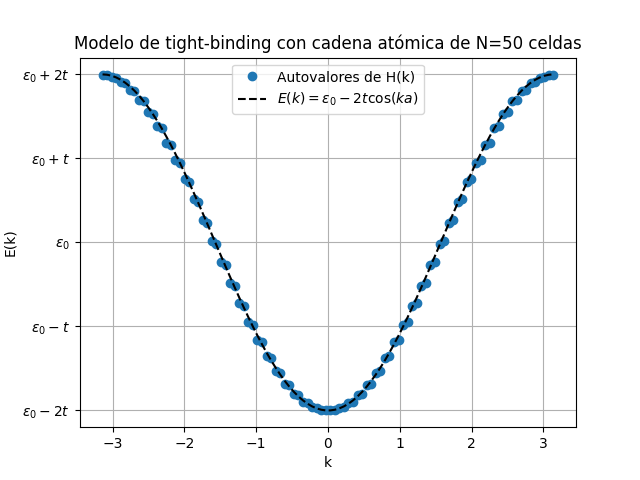

Generate this figure with Python:
import random
import numpy as np
import matplotlib.pyplot as plt

def calcular_estructura_de_bandas(N, a, t, eps, valores_k):
    """
    Calcula la estructura de bandas para un modelo de tight-binding en 1D.

    Parámetros:
        N (int): Número de orbitales atómicos.
        a (float): Espaciado de la red.
        t (float): Parámetro de hopping.
        eps (float): Energía en el sitio.
        valores_k (np.ndarray): Array de valores de k.

    Retorna:
        lista de np.ndarray: Lista de arrays de autovalores para cada valor de k.
    """
    autovalores = []

    for k in valores_k:
        H = np.zeros((N, N), dtype=complex)

        # Término de energía en el sitio
        for i in range(N):
            H[i, i] = eps

        # Términos de hopping con condiciones de contorno periódicas
        for i in range(N):
            H[i, (i+1) % N] = -t * np.exp(1j * k * a)
            H[(i+1) % N, i] = -t * np.exp(-1j * k * a)

        evals = np.linalg.eigvalsh(H)
        autovalores.append(evals)

    return autovalores

def seleccionar_autovalores_aleatorios(autovalores):
    """
    Selecciona un conjunto arbitrario de autovalores de la estructura de bandas calculada.

    Parámetros:
        autovalores (lista de np.ndarray): Lista de arrays de autovalores para cada valor de k.

    Retorna:
        np.ndarray: Array de autovalores seleccionados.
    """
    indice_aleatorio = random.randint(0, len(autovalores) - 1)
    return autovalores[indice_aleatorio]

def aplicar_condiciones_de_contorno_periodicas(autovalores):
    """
    Aplica condiciones de contorno periódicas de manera que E(-k) = E(k).

    Parámetros:
        autovalores (np.ndarray): Array de autovalores.

    Retorna:
        np.ndarray: Array de autovalores con condiciones de contorno periódicas aplicadas.
    """
    return np.concatenate((np.flip(autovalores, 0), autovalores), axis=0)

def calcular_banda_analitica(valores_k, t, eps, a):
    return eps - 2 * t * np.cos(valores_k * a)

def graficar_estructura_de_bandas(valores_k, banda_numerica, t, eps, a, N):
    banda_analitica = calcular_banda_analitica(valores_k, t, eps, a)

    fig, axs = plt.subplots()
    axs.plot(valores_k, banda_numerica, 'o', label=f'Autovalores de H(k)')
    axs.plot(valores_k, banda_analitica, label=r'$E(k) = \epsilon_0 - 2t\cos(ka)$', linestyle='--', color='black')
    axs.set_yticks([eps-2.*t, eps-t, eps, eps+t, eps+2.*t])
    axs.set_yticklabels(['$\epsilon_0-2t$', '$\epsilon_0-t$', '$\epsilon_0$', '$\epsilon_0+t$', '$\epsilon_0+2t$'])
    axs.set_xlabel('k')
    axs.set_ylabel('E(k)')
    axs.set_title(f'Modelo de tight-binding con cadena atómica de N={N} celdas')
    axs.legend()
    axs.grid(True)

    fig.savefig('tight_binding.png')

# Parámetros
N = 50      # Número de orbitales atómicos
a = 1       # Espaciado de la red
t = 0.5     # Parámetro de hopping
eps = 0.0   # Energía en el sitio
max_iterations = 2 * N
valores_k = np.linspace(-np.pi/a, np.pi/a, max_iterations)  # Array de valores k

# Calcular la estructura de bandas
autovalores = calcular_estructura_de_bandas(N, a, t, eps, valores_k)

# Seleccionar un conjunto arbitrario de autovalores para graficar
autovalores_seleccionados = seleccionar_autovalores_aleatorios(autovalores)

# Aplicar las condiciones de contorno periódicas
autovalores_con_ccp = aplicar_condiciones_de_contorno_periodicas(autovalores_seleccionados)

# Graficar la estructura de bandas
graficar_estructura_de_bandas(valores_k, autovalores_con_ccp, t, eps, a, N)
